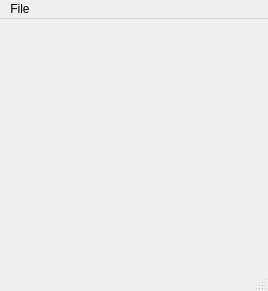
<?xml version="1.0" encoding="UTF-8"?>
<ui version="4.0">
 <class>MainWindow</class>
 <widget class="QMainWindow" name="MainWindow">
  <property name="geometry">
   <rect>
    <x>0</x>
    <y>0</y>
    <width>268</width>
    <height>291</height>
   </rect>
  </property>
  <property name="windowTitle">
   <string>MainWindow</string>
  </property>
  <widget class="QWidget" name="centralwidget"/>
  <widget class="QMenuBar" name="menubar">
   <property name="geometry">
    <rect>
     <x>0</x>
     <y>0</y>
     <width>268</width>
     <height>21</height>
    </rect>
   </property>
   <widget class="QMenu" name="menuFile">
    <property name="title">
     <string>File</string>
    </property>
    <addaction name="actionSize_Targeter"/>
   </widget>
   <addaction name="menuFile"/>
  </widget>
  <widget class="QStatusBar" name="statusbar"/>
  <action name="actionSize_Targeter">
   <property name="text">
    <string>Size Targeter</string>
   </property>
  </action>
 </widget>
 <resources/>
 <connections/>
</ui>
